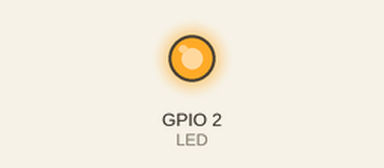
This sketch was run on a simulated ESP32. On the bench: output pins drawn as LEDs (lit = HIGH).

Above: at 0.3 s.
At 3.2 s:
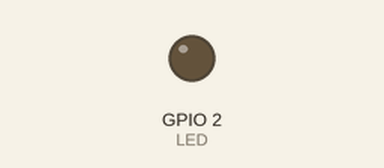
Timing chart, 0 to 4.8 s (numbered marks = the images above):
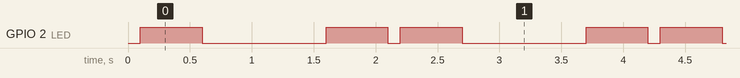

Measured:
- by itself, GPIO 2 (LED): repeats every 2.1 s: LOW 1.0 s, HIGH 0.50 s, LOW 0.10 s, HIGH 0.50 s
- by itself, everything shown: repeats every 2.1 s, in 4 steps

The sketch:

test_led.ino
```cpp
/* LoRa transmitter - receiver messenger -- llcoder 11-18-2021
* There are three serial ports on the ESP known as U0UXD, U1UXD and U2UXD.
*
* U0UXD is used to communicate with the ESP32 for programming and during reset/boot.
* U1UXD is unused and can be used for your projects. Some boards use this port for SPI Flash access though
* U2UXD is unused and can be used for your projects.
*/

#define RXD2 16   // LoRa TX (ESP32 RX2)
#define TXD2 17   // LoRa RX (ESP32 TX2)
#define LED BUILTIN_LED//38

#include<LoRa.h>


String incomingString;
String PrStr; // String used to print the incoming string after decoding it

void setup() {
  // put your setup code here, to run once:
  pinMode(LED, OUTPUT);
  Serial.begin(115200);
  Serial2.begin(115200, SERIAL_8N1, RXD2, TXD2);  // (ESP32 UART)
}

void loop() {
  // put your main code here, to run repeatedly:
  delay(100);
  digitalWrite(LED, HIGH);
  delay(500);
  digitalWrite(LED, LOW);
  delay(1000);
  digitalWrite(LED, HIGH);
  delay(500);
  digitalWrite(LED, LOW);
}
```
